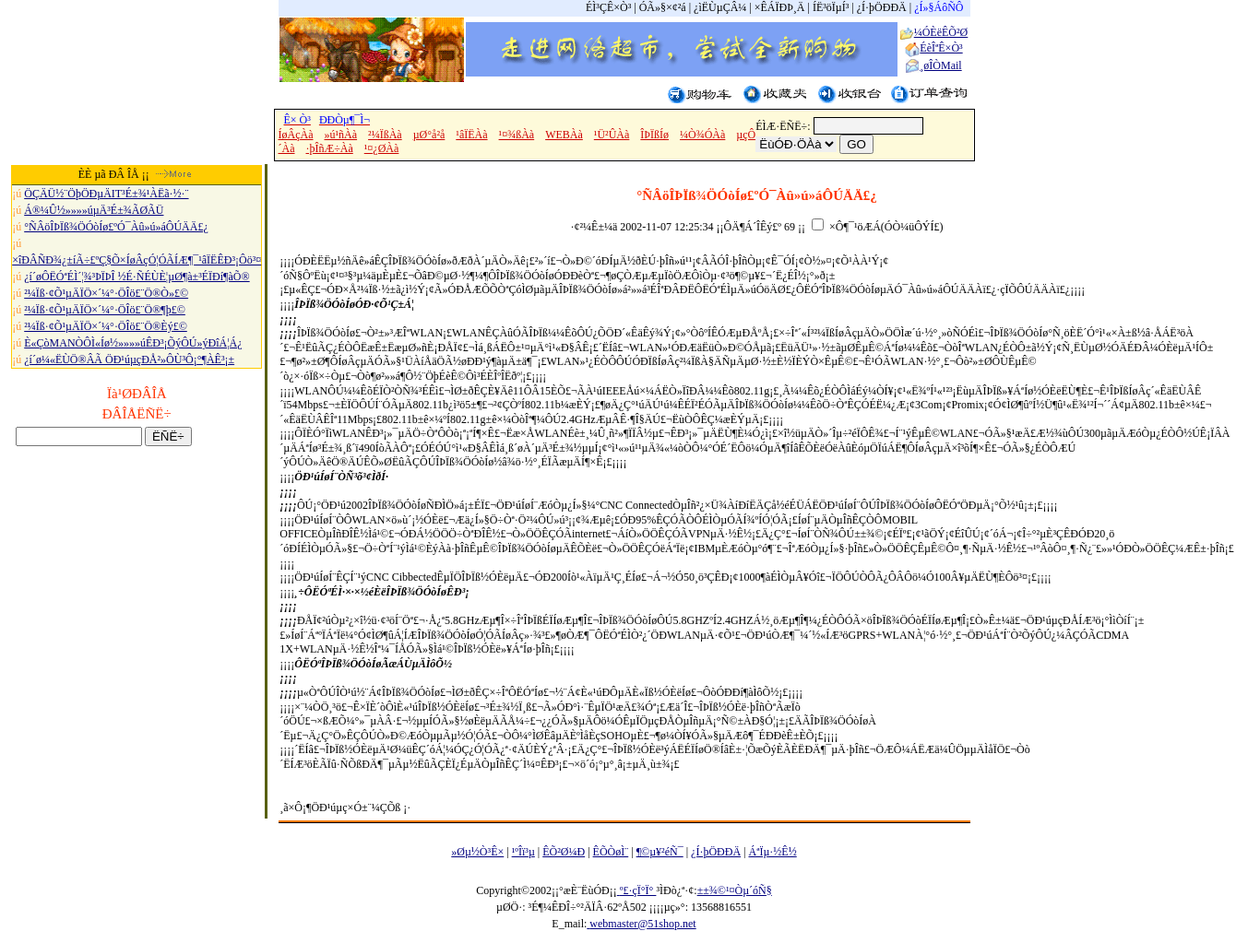
Page /news_list.php?id=32 (signed in) on the committed database.
### tables this page shows
CREATE TABLE b2c_ad (
  id int(10) unsigned NOT NULL auto_increment,
  code mediumtext NOT NULL,
  views int(10) default '0',
  visible smallint(5) default '1',
  posttime datetime NOT NULL default '0000-00-00 00:00:00',
  PRIMARY KEY  (id)
);

CREATE TABLE b2c_class (
  id int(10) unsigned NOT NULL auto_increment,
  name varchar(40) NOT NULL default '',
  up_id int(10) unsigned NOT NULL default '0',
  KEY id (id)
);

CREATE TABLE b2c_news (
  id int(10) unsigned NOT NULL auto_increment,
  title varchar(100) NOT NULL default '',
  content text NOT NULL,
  key_words varchar(20) default NULL,
  date datetime NOT NULL default '0000-00-00 00:00:00',
  read_no smallint(5) unsigned NOT NULL default '0',
  KEY id (id)
);

### conf/options.php (called while the page is built, shortened)
<?php
$dbservername="mysql1.cs.clemson.edu";
$dbusername="b2c_vt1i";
$dbuserpass="zhubo19910914";
$sitename="zhubo's store";
$siteurl="http://localhost/662";
$siteemail = "webmaster@51shop.net";
$guestbook  =  1 ;
?>

### conf/db_mysql.php (called while the page is built, shortened)
<?php
class DB_Sql {
  var $Record   = array();
  var $Link_ID  = 0;
  var $Query_ID = 0;
  function free() {
      $this->Query_ID = 0;
  }
  function query($Query_String) {
    if ($Query_String == "")
      return 0;
    $this->Query_ID = @mysql_query($Query_String,$this->Link_ID);
    return $this->Query_ID;
  }
  function next_record() {
    $this->Record = @mysql_fetch_array($this->Query_ID);
    $stat = is_array($this->Record);
    return $stat;
  }
  function num_rows() {
    return @mysql_num_rows($this->Query_ID);
  }
  function f($Name) {
    return $this->Record[$Name];
  }
}
?>

### conf/config.php (called while the page is built, shortened)
<?php
require "conf/options.php";
require "conf/db_mysql.php";
$db = new DB_Sql;
$db->Host = $dbservername;
$db->User = $dbusername;
$db->Password = $dbuserpass;
$db->Link_ID = @mysql_connect($db->Host, $db->User, $db->Password) or die("Êý¾Ý¿âÁ¬½Ó´íÎó£¬ÇëÔËÐÐinstall.php½øÐÐ°²×°¡£");
?>

### news_hot.php (the view, shortened to what this page needs)
<html>
<head>
</head>
<body bgcolor="#FFFFFF" text="#000000">
<table width="98%" border="0" cellpadding="1" cellspacing="0">
  <tr>
    <td bgcolor="ffcc00">
      <table width=100% border=0 cellspacing=0 cellpadding=0>
        <tr>
          <td height=20 bgcolor=ffcc00 align=center>ÈÈ µã ÐÂ ÎÅ
            <?php
  $db->query("select id,title from $news_t order by read_no DESC limit 10");
?>
            ¡¡<a href="news.php"><img src="images/more.gif" width="50" height="10" border="0" alt="¸ü¶à..."></a>
          </td>
        </tr>
        <tr>
        </tr>
        <?php
 while($db->next_record())
			   {
?>
        <tr>
          <td class=p7 bgcolor="f8f8e5" style="line-height:150%"> <font color=FF9933>
            ¡ú <a href="news_list.php?id=<?php echo $db->f('id') ?>" class='clink03' target="_blank">
            <?php echo stripslashes($db->f('title')) ?>
            </a></font></td>
        </tr>
        <?php } ?>
      </table>
    </td>
  </tr>
</table>
<br>
</body>
</html>

### news_list.php (shortened to what this page needs)
<?php
require "conf/config.php";
if ($HTTP_COOKIE_VARS["news_t"]!=$id)
  $db->query("update $news_t set read_no=read_no+1 where id=$id");
?>
<html>
<head>
<link rel="stylesheet" href="conf/style.css" type="text/css">
</head>
<body bgcolor="#FFFFFF" text="#000000">
<?php include "conf/header.php" ?>
<table width="750" border="0" align="center">
  <tr>
    <td width="182" valign="top" align="center">
      <?php include "news_hot.php" ?>
      <table width="98%" border="0" cellspacing="1" cellpadding="1">
        <tr>
          <td height="20" align="center" class="p13">Ïà¹ØÐÂÎÅ</td>
        </tr>
        <?php
  $db->query("select * from $news_t where id=$id");
  $db->next_record();
?>
        <tr>
          <td height="20" class="p13" align="center">ÐÂÎÅËÑË÷</td>
        </tr>
        <tr>
          <td>
            <form name="form1" method="post" action="news_s.php">
              <input type="text" name="key" size="14">
              <input type="submit" name="Submit" value="ËÑË÷">
            </form>
          </td>
        </tr>
      </table>
    </td>
    <td width="1" bgcolor="#586011"><img src="images/spacer.gif" width="1" height="1"></td>
    <td width="10" align="center" valign="top">&nbsp;</td>
    <td width="558" align="center" valign="top">
    <br>
      <?php
  if ($db->num_rows())
  {
?>
      <table width="100%" border="0">
        <tr>
          <td align="center" height="32"><b><font class=p13>
            <?php echo stripslashes($db->f('title')); ?>
            </font></b></td>
        </tr>
        <tr>
          <td align="center" height="27">·¢²¼Ê±¼ä
            <?php echo $db->f('date') ?>
            ¡¡ÔÄ¶Á´ÎÊý£º
            <?php echo $db->f('read_no') ?>
            ¡¡
<input name=auto onClick="MM_callJS('scroller() ; ')"
      type=checkbox value=on>
            ×Ô¶¯¹öÆÁ(ÓÒ¼üÔÝÍ£) </td>
        </tr>
        <tr>
          <td>
            <?php
if (eregi("</",$db->f('content')))
    echo stripslashes($db->f('content'));
else
   echo stripslashes(nl2br($db->f('content')));
?>
          </td>
        </tr>
      </table>
        <?php
}
else
 echo "¶Ô²»Æð£¬ÄúÓÎÀÀµÄÐÂÎÅ²»´æÔÚ!<br><br>";
?>
      </td>
  </tr>
</table>
<div align="left">
  <?php include "conf/footer.php"; ?>
</div>
</body>
</html>

### conf/header.php (shortened to what this page needs)
<table width="750"  border="0"  align="center" cellspacing="0">
  <tr>
    <td align="right" colspan="3" bgcolor="#E1ECff"> <a href="index.php" >ÉÌ³ÇÊ×Ò³</a>
      | <a href="register1.php">ÓÃ»§×¢²á</a> | <a href="login.php">¿ìËÙµÇÂ¼</a> | <a href="modify.php">×ÊÁÏÐÞ¸Ä</a>
      | <a href="logout.php">ÍË³öÏµÍ³</a> | <a href="service.php">¿Í·þÖÐÐÄ</a>
      <?php
if ($guestbook)
  echo ' | <a href="guestbook/" target="_blank"><font color=blue>¿Í»§ÁôÑÔ</font></a> ';
?>
      &nbsp; </td>
  </tr>
  <tr>
    <td align="right" width="180"> <a href="<?php echo $siteurl ?>" target="_blank"><img src="images/logo.gif" border="0" width="200" height="70"></a></td>
    <td align="right" width="468">
      <?php include "ad.php"; ?>
    </td>
    <td width="100" valign="middle">
      <table width="100%" border="0" cellspacing="0" cellpadding="0">
        <tr>
          <td align="center" height="18"><a href="#" class="clink03" title="¼ÓÈëÊÕ²Ø" onClick="window.external.AddFavorite('<?php echo $siteurl; ?>', '<?php echo $sitename; ?>')"><img src="images/bookmark.gif" width="15" height="13" border="0" align="absmiddle">¼ÓÈëÊÕ²Ø</a></td>
        </tr>
        <tr>
          <td align="center" height="18"><a href="#" class="clink03" title="ÉèÎªÊ×Ò³" onClick="this.style.behavior='url(#default#homepage)';this.setHomePage('<?php echo $siteurl; ?>');"><img src="images/home.gif" width="16" height="16" border="0" align="absmiddle">ÉèÎªÊ×Ò³</a></td>
        </tr>
        <tr>
          <td align="center" height="18"><a href="mailto:<?php echo $siteemail; ?>" class="clink03" title="¸øÎÒÃÇMail"><img src="images/email.gif" width="15" height="15" border="0" align="absmiddle">¸øÎÒMail</a></td>
        </tr>
      </table>
    </td>
  </tr>
  <tr>
    <td bgcolor="#ffffff" id="clock">&nbsp; </td>
    <td align="right" bgcolor="#ffffff" colspan="2"><a href="buycar.php"><img src="images/gwc.gif" width="72" height="19" border="0"></a>
      &nbsp;&nbsp;<a href="buystore.php"><img src="images/scj.gif" border="0"></a>
      &nbsp;&nbsp;<a href="bank.php"><img src="images/syt.gif" width="72" height="21" border="0"></a>
      &nbsp;&nbsp;<a href="dingdang.php"><img src="images/cy.gif" width="84" height="21" border="0"></a>&nbsp;</td>
  </tr>
</table>
<table width="750" border="1" cellpadding="3" cellspacing="1" bgcolor="#000000" bordercolor="#FFFFFF" align="center">
  <tr>
    <td bgcolor="#FEFADA">
      <table width="750" align="center" bgcolor="#FEFADA" cellspacing="0" cellpadding="0">
        <form name="formsearch" method="post" action="index_s.php" onSubmit="return chk();">
          <tr>
            <td>&nbsp;&nbsp;<a href="index.php" class="title"><font color=blue>Ê× Ò³</font></a> &nbsp;&nbsp;<a href="news.php" class="title"><font color=blue>ÐÐÒµ¶¯Ì¬</font></a>&nbsp;&nbsp;
              <?php
  $db->query("select * from $class_t where up_id=0");
  while($db->next_record())
   {
    echo "<a href='index.php?up_id=".$db->f('id')."' class='title'>".$db->f('name')."</a>&nbsp;&nbsp;&nbsp;&nbsp;";
	}
  ?>
            </td>
            <td width="270" >
              ÉÌÆ·ËÑË÷:
              <input class=think name=key size=12  type=text >
              <select name="sf">
                <option value="0" selected>ËùÓÐ·ÖÀà</option>
              </select>
              <input type="submit" name="submit" value="GO">
            </td>
          </tr>
        </form>
      </table>
    </td>
  </tr>
</table>

### ad.php (shortened to what this page needs)
<?php
function showAd()
{
  global $db, $ad_t;
  $db->query("select count(id) count from $ad_t where visible=1");
  $db->next_record();
  $count = $db->f('count');
  if($count <= 1)
    $start = 0;
  else
    $start = rand(0, $count - 1);
  $db->query("select id,code from $ad_t where visible=1
    order by id desc limit $start,1");
  $db->next_record();
  echo stripslashes($db->f('code'));
}
showAd();
?>

### conf/style.css (style rules this page uses)
.think { BACKGROUND-COLOR: #f3f3f3; BORDER-BOTTOM: #000000 1px solid; BORDER-LEFT: #000000 1px solid; BORDER-RIGHT: #000000 1px solid; BORDER-TOP: #000000 1px solid }
TD { FONT-SIZE: 9pt; LETTER-SPACING: 0pt; LINE-HEIGHT: 130%; WORD-SPACING: 0pt }
BODY { FONT-FAMILY: "����"; FONT-SIZE: 12px; LINE-HEIGHT: 15pt; MARGIN-TOP: 0px; PADDING-TOP: 0px; SCROLLBAR-FACE-COLOR: #cccccc; SCROLLBAR-HIGHLIGHT-COLOR: #e7e7e7; SCROLLBAR-SHADOW-COLOR: #e7e7e7; SCROLLBAR-3DLIGHT-COLOR: #ffffff; SCROLLBAR-ARROW-COLOR: #ffffff; SCROLLBAR-TRACK-COLOR: #ffffff; SCROLLBAR-DARKSHADOW-COLOR: #ffffff }
SELECT { BORDER-BOTTOM-COLOR: black; BORDER-BOTTOM-STYLE: none; BORDER-LEFT-COLOR: black; BORDER-LEFT-STYLE: none; BORDER-RIGHT-COLOR: black; BORDER-RIGHT-STYLE: none; BORDER-TOP-COLOR: #99ff00; BORDER-TOP-STYLE: none }
A:link { COLOR: #000000; TEXT-DECORATION: none }
A.clink03:link { COLOR: #00007f; TEXT-DECORATION: underline }
A.title:link { COLOR: #cc0000; TEXT-DECORATION: underline }
.p13 { COLOR: #ff3300; FONT-SIZE: 15px }

### rows in the picture
b2c_ad: code (picture)
b2c_class: name "ÍøÂçÀà"
b2c_class: name "»ú¹ñÀà"
b2c_class: name "²¼ÏßÀà"
b2c_class: name "µØ°å²å"
b2c_class: name "¹âÏËÀà"
b2c_class: name "¹¤¾ßÀà"
b2c_class: name "WEBÀà"
b2c_class: name "¹Ü²ÛÀà"
b2c_class: name "ÎÞÏßÍø"
b2c_class: name "¼Ò¾ÓÀà"
b2c_class: name "µçÔ´Àà"
b2c_class: name "·þÎñÆ÷Àà"
b2c_class: name "¹¤¿ØÀà"
b2c_news: title "ÖÇÄÜ½¨ÖþÖÐµÄIT³É±¾¹ÀËã·½·¨"
b2c_news: title "Á®¼Û½»»»»úµÄ³É±¾ÃØÃÜ"
b2c_news: title "°ÑÂöÎÞÏß¾ÖÓòÍø£ºÓ¯Àû»ú»áÔÚÄÄ£¿", date "2002-11-07 12:25:34", read_no "69", content "¡¡¡¡ÓÐÈËËµ½ñÄê»áÊÇÎÞÏß¾ÖÓòÍø»ðÆðÀ´µÄÒ»Äê¡£²»´í£¬Ò»Ð©´óÐÍµÄ½ðÈÚ·þÎñ»ú¹¹¡¢ÂÃÓÎ·þÎñÒµ¡¢Ê¯ÓÍ¡¢Ò½»¤¡¢Õ¹ÀÀ¹Ý¡¢´óÑ§ÔºËù¡¢¹¤³§³µ¼äµÈµÈ£¬ÕâÐ©µØ·½¶¼¶ÔÎÞÏß¾ÖÓòÍøÓÐÐèÒª£¬¶øÇÒÆµÆµÏòÖÆÔìÒµ·¢³ö¶©µ¥£¬´Ë¿ÉÎ½¡°»ð¡±¡£µ«ÊÇ£¬ÓÐ×Å²¼Ïß·½±ã¿ì½Ý¡¢Ã»ÓÐÅÆÕÕÒªÇóÌØµãµÄÎÞÏß¾ÖÓòÍø»á²»»á³ÉÎªÐÂÐËÔËÓªÉÌµÄ»úÓöÄØ£¿ÔËÓªÎÞÏß¾ÖÓòÍøµÄÓ¯Àû»ú»áÔÚÄÄÀï£¿·çÏÕÔÚÄÄÀï£¿¡¡¡¡ ¡¡¡¡ ÎÞÏß¾ÖÓòÍøÓÐ·¢Õ¹Ç±Á¦ ¡¡¡¡ ¡¡¡¡…"
b2c_news: title "×îÐÂÑÐ¾¿±íÃ÷£ºÇ§Õ×ÍøÂçÓ¦ÓÃÍÆ¶¯¹âÏËÊÐ³¡Ôö³¤"
b2c_news: title "¿í´øÔËÓªÉÌ´¦¾³ÞÏÞÎ ½É·ÑÉÙÈ¦µØ¶à±³ÉÏÐí¶àÕ®"
b2c_news: title "²¼Ïß·¢Õ¹µÄÏÖ×´¼°·ÖÎö£¨Ö®Ò»£©"
b2c_news: title "²¼Ïß·¢Õ¹µÄÏÖ×´¼°·ÖÎö£¨Ö®¶þ£©"
b2c_news: title "²¼Ïß·¢Õ¹µÄÏÖ×´¼°·ÖÎö£¨Ö®Èý£©"
b2c_news: title "È«ÇòMANÒÔÌ«Íø½»»»»úÊÐ³¡ÕýÔÚ»ýÐîÁ¦Á¿"
b2c_news: title "¿í´ø¼«ËÙÖ®ÂÃ ÖÐ¹úµçÐÅ²»ÔÙ³Ô¡°¶ÀÊ³¡±"

### other values in the picture
$sitecopyright "º£·çÏ°Ï°"
$siteadd "³É¶¼ÊÐÎ÷°²ÄÏÂ·62ºÅ502"
$sitetel "13568816551"
$siteemail "webmaster@51shop.net"
